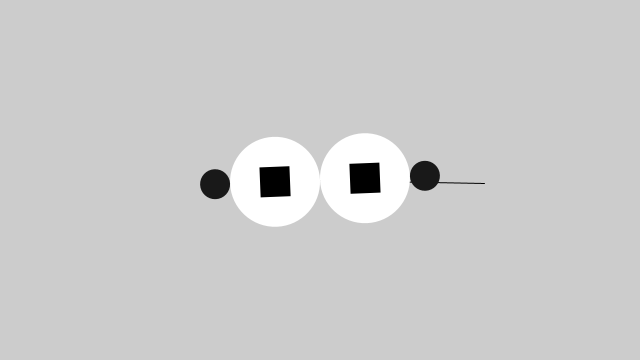
Frame 1 (no input)
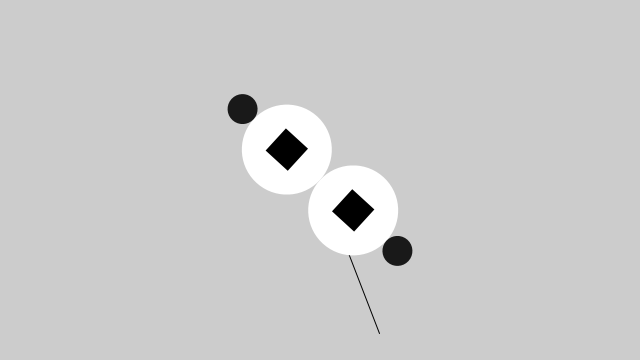
Frame 60 (the mouse pressed at the canvas centre just before this capture)
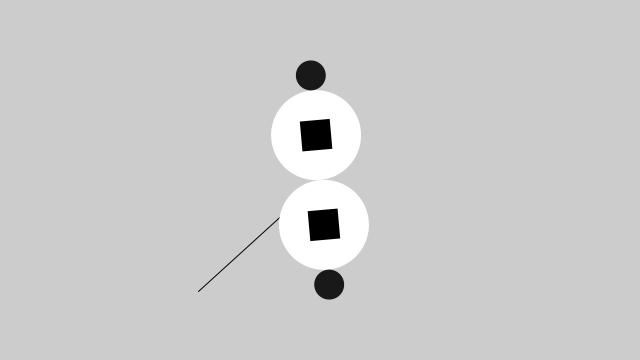
Frame 120 (the mouse held since frame 60 and released just before this capture)

The Processing sketch that drew these frames (run headless with seeded random() and noise(); from frame 60 on, the mouse is pressed at the canvas centre):

// Processing sketch: inheritance
// ── inheritance.pde
SpinSpots spots;
SpinArm arm;
InnerRect innerRects;
outerEllipses outterElips;

void setup() {
  size(640, 360);
  rectMode(CENTER);
  
  arm = new SpinArm(width/2, height/2, 0.01);
  spots = new SpinSpots(width/2, height/2, -0.02, 90.0);
  innerRects = new InnerRect(width/2, height/2, -0.02, 90.0);
  outterElips = new outerEllipses(width/2, height/2, -0.02, 90.0);
}

void draw() {
  background(204);
  arm.update();
  arm.display();
  
  fill(255);
  spots.update();
  spots.display();
  
  innerRects.display();
  outterElips.display();
}

// ── classes.pde
class Spin {
  float x, y, speed;
  float angle = 0.0;
  Spin(float xpos, float ypos, float s) {
    x = xpos;
    y = ypos;
    speed = s;
  }
  void update() {
    angle += speed;
  }
}

class SpinArm extends Spin {
  SpinArm(float x, float y, float s) {
    super(x, y, s);
  }
  void display() {
    strokeWeight(1);
    stroke(0);
    pushMatrix();
    translate(x, y);
    angle += speed;
    rotate(angle);
    line(0, 0, 165, 0);
    popMatrix();
  }
}

class SpinSpots extends Spin {
  float dim;
  SpinSpots(float x, float y, float s, float d) {
    super(x, y, s);
    dim = d;
  }
  void display() {
    noStroke();
    pushMatrix();
    translate(x, y);
    angle += speed;
    rotate(angle);
    ellipse(-dim/2, 0, dim, dim);
    ellipse(dim/2, 0, dim, dim);
    popMatrix();
  }
}

class InnerRect extends SpinSpots {
  InnerRect(float x, float y, float s, float d) {
    super(x, y, s, d);
  }
  
  void display() {
    fill(0);
    pushMatrix();
    translate(x, y);
    angle += (speed * 2); // x2 too keep up with the ellipses
    rotate(angle);
    rect(-dim/2, 0, dim / 3, dim / 3);
    rect(dim/2, 0, dim / 3, dim / 3);
    popMatrix();
  }
}

class outerEllipses extends SpinSpots {
  float angle2 = angle;
  
  outerEllipses(float x, float y, float s, float d) {
    super(x, y, s, d);
  }
  
  void display() {
    fill(25);
    pushMatrix();
    translate(x, y);
    angle += (speed * 2);
    angle2 -= (speed * 2);
    rotate(angle);
    ellipse(((+dim/2) + dim/2) + dim/6, 0, dim / 3, dim / 3);
    ellipse(((-dim/2) - dim/2) - dim/6, 0, dim / 3, dim / 3);
    popMatrix();
  }
}
